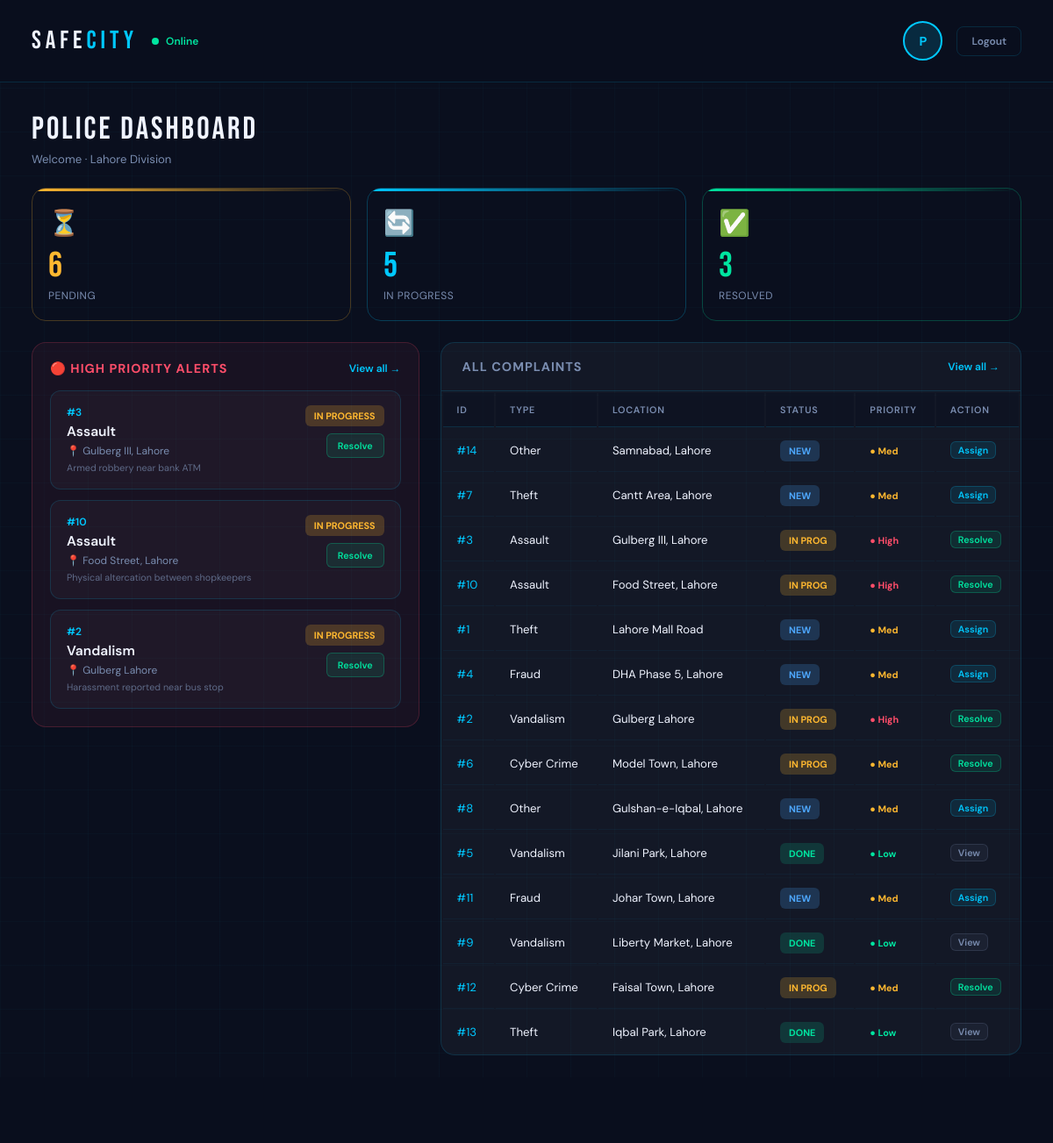
Screenshot of /police_dashboard with the database file from the repository.
### tables this page shows
CREATE TABLE Cases (
    case_id INTEGER PRIMARY KEY AUTOINCREMENT,
    complaint_id INTEGER UNIQUE,
    assigned_police_id INTEGER,
    assigned_detective_id INTEGER,
    priority TEXT DEFAULT 'Medium' CHECK(priority IN ('High','Medium','Low')),
    notes TEXT,
    last_updated DATETIME DEFAULT CURRENT_TIMESTAMP,

    FOREIGN KEY (complaint_id) REFERENCES Complaints(complaint_id),
    FOREIGN KEY (assigned_police_id) REFERENCES AuthorizedPersonnel(personnel_id),
    FOREIGN KEY (assigned_detective_id) REFERENCES AuthorizedPersonnel(personnel_id)
);

CREATE TABLE Complaints (
    complaint_id INTEGER PRIMARY KEY AUTOINCREMENT,
    user_id INTEGER,
    category_id INTEGER,
    description TEXT NOT NULL,
    location TEXT NOT NULL,
    status TEXT DEFAULT 'Pending' CHECK(status IN ('Pending','In Progress','Resolved')),
    created_at DATETIME DEFAULT CURRENT_TIMESTAMP,

    FOREIGN KEY (user_id) REFERENCES Citizens(citizen_id),
    FOREIGN KEY (category_id) REFERENCES CrimeCategories(category_id)
);

CREATE TABLE CrimeCategories (
    category_id INTEGER PRIMARY KEY AUTOINCREMENT,
    name TEXT UNIQUE NOT NULL
);

### app.py (the view)
@app.route('/police_dashboard')
def police_dashboard():
    conn = get_db_connection()
    pending = conn.execute(
        "SELECT COUNT(*) FROM Complaints WHERE status = 'Pending'"
    ).fetchone()[0]
    in_progress = conn.execute(
        "SELECT COUNT(*) FROM Complaints WHERE status = 'In Progress'"
    ).fetchone()[0]
    resolved = conn.execute(
        "SELECT COUNT(*) FROM Complaints WHERE status = 'Resolved'"
    ).fetchone()[0]
    high_priority = conn.execute("""
        SELECT  c.complaint_id,
                cc.name            AS category,
                c.description,
                c.location,
                c.status,
                cs.priority,
                cs.assigned_police_id
        FROM    Complaints c
        JOIN    Cases cs  ON c.complaint_id = cs.complaint_id
        JOIN    CrimeCategories cc ON c.category_id = cc.category_id
        WHERE   cs.priority = 'High'
        ORDER   BY c.created_at DESC
        LIMIT   4
    """).fetchall()
    all_complaints = conn.execute("""
        SELECT  c.complaint_id,
                cc.name                        AS category,
                c.location,
                c.status,
                COALESCE(cs.priority, 'Medium') AS priority
        FROM    Complaints c
        LEFT JOIN Cases cs  ON c.complaint_id = cs.complaint_id
        JOIN    CrimeCategories cc ON c.category_id = cc.category_id
        ORDER   BY c.created_at DESC
    """).fetchall()
    conn.close()
    return render_template(
        'police_dashboard.html',
        pending=pending,
        in_progress=in_progress,
        resolved=resolved,
        high_priority=high_priority,
        all_complaints=all_complaints,
    )

### app.py (called while the page is built)
def get_db_connection():
    conn = sqlite3.connect(DATABASE)
    conn.row_factory = sqlite3.Row
    return conn

### templates/police_dashboard.html (shortened to what this page needs)
<!DOCTYPE html>
<html lang="en">
<head>
</head>
<body>
  <div class="app-container">
    <div class="header">
      <div class="header-left">
        <div class="logo">SAFE<span>CITY</span></div>
        <div class="online-badge"><span class="online-dot"></span>Online</div>
      </div>
      <div class="header-right">
        <div class="officer-avatar">{% if session.name %}{{ session.name[0] }}{% else %}P{% endif %}</div>
        <a href="/" class="logout-link">Logout</a>
      </div>
    </div>
    <div class="app-content">
      <div class="content">
        <div>
          <div class="page-title">Police Dashboard</div>
          <div class="page-sub">Welcome{% if session.name %}, {{ session.name }}{% endif %} · Lahore Division</div>
        </div>
        <div class="stats-grid">
          <div class="stat-card c-yellow">
            <div class="stat-icon">⏳</div>
            <div class="stat-num">{{ pending }}</div>
            <div class="stat-lbl">Pending</div>
          </div>
          <div class="stat-card c-cyan">
            <div class="stat-icon">🔄</div>
            <div class="stat-num">{{ in_progress }}</div>
            <div class="stat-lbl">In Progress</div>
          </div>
          <div class="stat-card c-green">
            <div class="stat-icon">✅</div>
            <div class="stat-num">{{ resolved }}</div>
            <div class="stat-lbl">Resolved</div>
          </div>
        </div>
        <div class="two-column-layout">
          <div class="priority-section">
            <div class="priority-header">
              <span class="priority-title">🔴 High Priority Alerts</span>
              <a href="/case_tracking/high_priority" class="priority-link">View all →</a>
            </div>
            {% if high_priority %}
              {% for hp in high_priority %}
              <div class="incident-item">
                <div class="incident-info">
                  <div class="incident-id">#{{ hp['complaint_id'] }}</div>
                  <div class="incident-type">{{ hp['category'] }}</div>
                  <div class="incident-loc">📍 {{ hp['location'] }}</div>
                  {% if hp['description'] %}
                  <div class="incident-desc">{{ hp['description'][:80] }}{% if hp['description']|length > 80 %}…{% endif %}</div>
                  {% endif %}
                </div>
                <div class="incident-right">
                  {% if hp['status'] == 'Pending' %}
                    <span class="status-pill sp-new">New</span>
                    <form method="POST" action="/assign_case/{{ hp['complaint_id'] }}" class="inline-form">
                      <button type="submit" class="assign-btn">Assign</button>
                    </form>
                  {% elif hp['status'] == 'In Progress' %}
                    <span class="status-pill sp-progress">In Progress</span>
                    <form method="POST" action="/resolve_case/{{ hp['complaint_id'] }}" class="inline-form">
                      <button type="submit" class="assign-btn btn-resolve">Resolve</button>
                    </form>
                  {% else %}
                    <span class="status-pill sp-resolved">Resolved</span>
                    <a href="/case_tracking" class="assign-btn btn-view">View</a>
                  {% endif %}
                </div>
              </div>
              {% endfor %}
            {% else %}
              <div class="empty-state">
                <div class="empty-icon">🟢</div>
                No high priority alerts right now.
              </div>
            {% endif %}
          </div>
          <div class="complaints-section">
            <div class="section-head">
              <span class="section-head-title">All Complaints</span>
              <a href="/case_tracking" class="section-link">View all →</a>
            </div>
            <div class="table-wrapper">
              {% if all_complaints %}
              <table class="complaints-table">
                <thead>
                  <tr>
                    <th>ID</th>
                    <th>Type</th>
                    <th>Location</th>
                    <th>Status</th>
                    <th>Priority</th>
                    <th>Action</th>
                  </tr>
                </thead>
                <tbody>
                  {% for c in all_complaints %}
                  <tr>
                    <td style="color:var(--cyan)">#{{ c['complaint_id'] }}</td>
                    <td>{{ c['category'] }}</td>
                    <td>{{ c['location'] }}</td>
                    <td>
                      {% if c['status'] == 'Pending' %}
                        <span class="status-pill sp-new">New</span>
                      {% elif c['status'] == 'In Progress' %}
                        <span class="status-pill sp-progress">In Prog</span>
                      {% else %}
                        <span class="status-pill sp-resolved">Done</span>
                      {% endif %}
                    </td>
                    <td>
                      {% if c['priority'] == 'High' %}
                        <span class="pr-high">● High</span>
                      {% elif c['priority'] == 'Medium' %}
                        <span class="pr-med">● Med</span>
                      {% else %}
                        <span class="pr-low">● Low</span>
                      {% endif %}
                    </td>
                    <td class="td-action">
                      {% if c['status'] == 'Pending' %}
                        <form method="POST" action="/assign_case/{{ c['complaint_id'] }}" class="inline-form">
                          <button type="submit" class="assign-btn" style="padding:2px 8px;">Assign</button>
                        </form>
                      {% elif c['status'] == 'In Progress' %}
                        <form method="POST" action="/resolve_case/{{ c['complaint_id'] }}" class="inline-form">
                          <button type="submit" class="assign-btn btn-resolve" style="padding:2px 8px;">Resolve</button>
                        </form>
                      {% else %}
                        <a href="/case_tracking" class="assign-btn btn-view" style="padding:2px 8px;">View</a>
                      {% endif %}
                    </td>
                  </tr>
                  {% endfor %}
                </tbody>
              </table>
              {% else %}
              <div class="empty-state">
                <div class="empty-icon">📋</div>
                No complaints filed yet.
              </div>
              {% endif %}
            </div>
          </div>
        </div>
      </div>
    </div>
    <div class="bottom-nav">
      <a href="/police_dashboard" class="nav-btn active"><span class="nav-btn-icon">📊</span>Dashboard</a>
      <a href="/case_tracking" class="nav-btn"><span class="nav-btn-icon">📋</span>Cases</a>
      <a href="/statistics_board" class="nav-btn"><span class="nav-btn-icon">📈</span>Stats</a>
      <a href="/register_badge" class="nav-btn"><span class="nav-btn-icon">🪪</span>Officers</a>
    </div>
  </div>
</body>
</html>

### rows the page displays
Cases: complaint_id "3", category "Assault", location "Gulberg III, Lahore", description "Armed robbery near bank ATM"
Cases: complaint_id "10", category "Assault", location "Food Street, Lahore", description "Physical altercation between shopkeepers"
Cases: complaint_id "2", category "Vandalism", location "Gulberg Lahore", description "Harassment reported near bus stop"
Complaints: complaint_id "14", category "Other", location "Samnabad, Lahore", status "NEW", shows "● Med"
Complaints: complaint_id "7", category "Theft", location "Cantt Area, Lahore", status "NEW", shows "● Med"
Complaints: complaint_id "3", category "Assault", location "Gulberg III, Lahore", status "IN PROG", shows "● High"
Complaints: complaint_id "10", category "Assault", location "Food Street, Lahore", status "IN PROG", shows "● High"
Complaints: complaint_id "1", category "Theft", location "Lahore Mall Road", status "NEW", shows "● Med"
Complaints: complaint_id "4", category "Fraud", location "DHA Phase 5, Lahore", status "NEW", shows "● Med"
Complaints: complaint_id "2", category "Vandalism", location "Gulberg Lahore", status "IN PROG", shows "● High"
Complaints: complaint_id "6", category "Cyber Crime", location "Model Town, Lahore", status "IN PROG", shows "● Med"
Complaints: complaint_id "8", category "Other", location "Gulshan-e-Iqbal, Lahore", status "NEW", shows "● Med"
Complaints: complaint_id "5", category "Vandalism", location "Jilani Park, Lahore", status "DONE", shows "● Low"
Complaints: complaint_id "11", category "Fraud", location "Johar Town, Lahore", status "NEW", shows "● Med"
Complaints: complaint_id "9", category "Vandalism", location "Liberty Market, Lahore", status "DONE", shows "● Low"
Complaints: complaint_id "12", category "Cyber Crime", location "Faisal Town, Lahore", status "IN PROG", shows "● Med"
Complaints: complaint_id "13", category "Theft", location "Iqbal Park, Lahore", status "DONE", shows "● Low"

### other values shown
{{ pending }} "6"
{{ in_progress }} "5"
{{ resolved }} "3"
